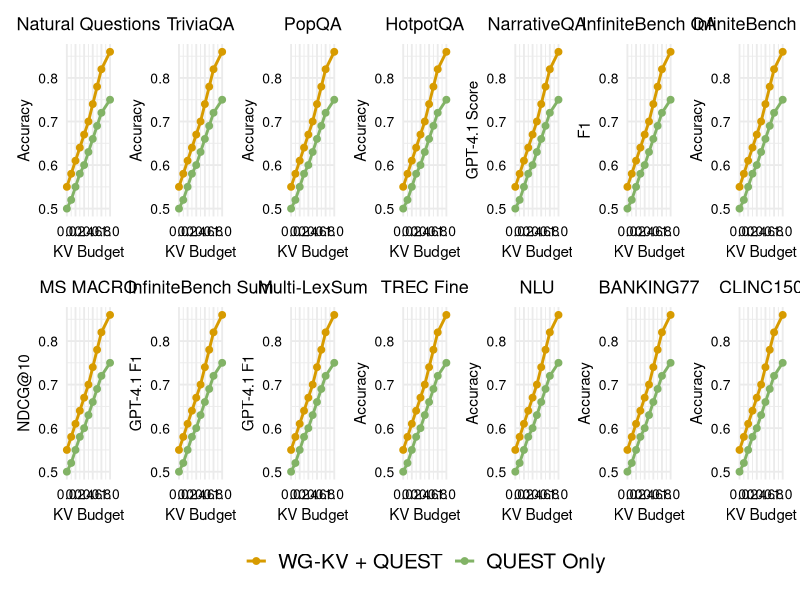

Reproduce this figure in R.
library(tidyverse)
library(patchwork)

data <- read_csv("data/integration.csv") %>%
  mutate(
    method = fct_inorder(method)
  )

panel_info <- data %>%
  distinct(panel_title, y_label)

fig_list <- map(seq_len(nrow(panel_info)), \(idx) {
  panel_label <- panel_info$panel_title[[idx]]
  axis_label <- panel_info$y_label[[idx]]

  data %>%
    filter(panel_title == panel_label, y_label == axis_label) %>%
    ggplot(aes(x = kv_budget, y = score, colour = method)) +
      geom_line(linewidth = 1) +
      geom_point(size = 2) +
      scale_colour_manual(
        values = c("QUEST Only" = "#82B366", "WG-KV + QUEST" = "#D79B00")
      ) +
      scale_x_continuous(
        limits = c(0, 1),
        breaks = seq(0, 1, by = 0.2),
        expand = c(0, 0)
      ) +
      labs(
        x = "KV Budget",
        y = axis_label,
        title = panel_label
      ) +
      coord_cartesian(clip = "off") +
      theme_minimal(base_size = 14) +
      theme(
        plot.title = element_text(size = 13, hjust = 0.5),
        legend.title = element_blank(),
        legend.text = element_text(size = 15),
        axis.text.x = element_text(size = 10, colour = "black"),
        axis.text.y = element_text(size = 10, colour = "black"),
        axis.title.x = element_text(size = 11),
        axis.title.y = element_text(size = 11),
      )
})

fig <- wrap_plots(fig_list, ncol = 7, guides = "collect") &
  theme(legend.position = "bottom")

ggsave("integration.pdf", fig, width = 14.0, height = 4.5, units = "in")
